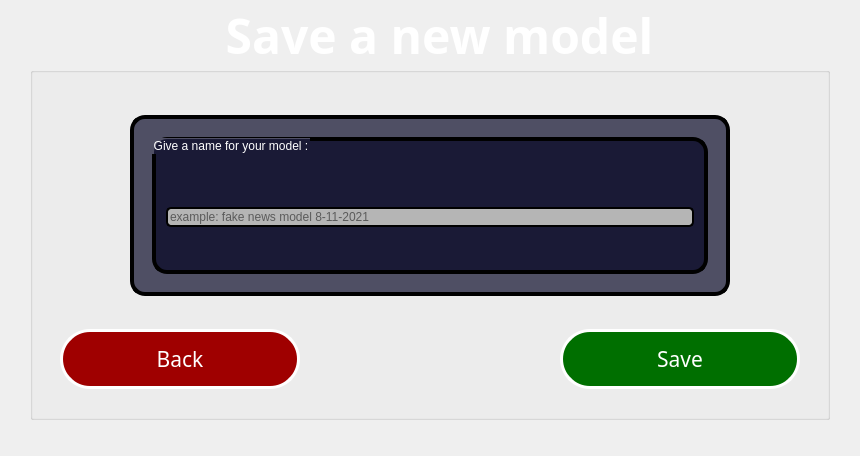
<?xml version="1.0" encoding="UTF-8"?>
<ui version="4.0">
 <class>SaveModelWindow</class>
 <widget class="QMainWindow" name="SaveModelWindow">
  <property name="geometry">
   <rect>
    <x>0</x>
    <y>0</y>
    <width>860</width>
    <height>456</height>
   </rect>
  </property>
  <property name="windowTitle">
   <string>Save Model Window</string>
  </property>
  <widget class="QWidget" name="centralwidget">
   <widget class="QLabel" name="backgroundImg">
    <property name="geometry">
     <rect>
      <x>0</x>
      <y>0</y>
      <width>860</width>
      <height>600</height>
     </rect>
    </property>
    <property name="text">
     <string/>
    </property>
    <property name="pixmap">
     <pixmap>../RESOURCES/background.jpg</pixmap>
    </property>
    <property name="scaledContents">
     <bool>true</bool>
    </property>
   </widget>
   <widget class="QGroupBox" name="groupBox">
    <property name="enabled">
     <bool>true</bool>
    </property>
    <property name="geometry">
     <rect>
      <x>30</x>
      <y>0</y>
      <width>800</width>
      <height>420</height>
     </rect>
    </property>
    <property name="palette">
     <palette>
      <active>
       <colorrole role="WindowText">
        <brush brushstyle="SolidPattern">
         <color alpha="255">
          <red>255</red>
          <green>255</green>
          <blue>255</blue>
         </color>
        </brush>
       </colorrole>
       <colorrole role="Button">
        <brush brushstyle="SolidPattern">
         <color alpha="255">
          <red>0</red>
          <green>0</green>
          <blue>127</blue>
         </color>
        </brush>
       </colorrole>
       <colorrole role="Text">
        <brush brushstyle="SolidPattern">
         <color alpha="255">
          <red>255</red>
          <green>255</green>
          <blue>255</blue>
         </color>
        </brush>
       </colorrole>
       <colorrole role="ButtonText">
        <brush brushstyle="SolidPattern">
         <color alpha="255">
          <red>255</red>
          <green>255</green>
          <blue>255</blue>
         </color>
        </brush>
       </colorrole>
       <colorrole role="Base">
        <brush brushstyle="SolidPattern">
         <color alpha="255">
          <red>255</red>
          <green>255</green>
          <blue>255</blue>
         </color>
        </brush>
       </colorrole>
       <colorrole role="ToolTipText">
        <brush brushstyle="SolidPattern">
         <color alpha="255">
          <red>0</red>
          <green>0</green>
          <blue>0</blue>
         </color>
        </brush>
       </colorrole>
      </active>
      <inactive>
       <colorrole role="WindowText">
        <brush brushstyle="SolidPattern">
         <color alpha="255">
          <red>255</red>
          <green>255</green>
          <blue>255</blue>
         </color>
        </brush>
       </colorrole>
       <colorrole role="Button">
        <brush brushstyle="SolidPattern">
         <color alpha="255">
          <red>0</red>
          <green>0</green>
          <blue>127</blue>
         </color>
        </brush>
       </colorrole>
       <colorrole role="Text">
        <brush brushstyle="SolidPattern">
         <color alpha="255">
          <red>255</red>
          <green>255</green>
          <blue>255</blue>
         </color>
        </brush>
       </colorrole>
       <colorrole role="ButtonText">
        <brush brushstyle="SolidPattern">
         <color alpha="255">
          <red>255</red>
          <green>255</green>
          <blue>255</blue>
         </color>
        </brush>
       </colorrole>
       <colorrole role="Base">
        <brush brushstyle="SolidPattern">
         <color alpha="255">
          <red>255</red>
          <green>255</green>
          <blue>255</blue>
         </color>
        </brush>
       </colorrole>
       <colorrole role="ToolTipText">
        <brush brushstyle="SolidPattern">
         <color alpha="255">
          <red>0</red>
          <green>0</green>
          <blue>0</blue>
         </color>
        </brush>
       </colorrole>
      </inactive>
      <disabled>
       <colorrole role="WindowText">
        <brush brushstyle="SolidPattern">
         <color alpha="255">
          <red>255</red>
          <green>255</green>
          <blue>255</blue>
         </color>
        </brush>
       </colorrole>
       <colorrole role="Button">
        <brush brushstyle="SolidPattern">
         <color alpha="255">
          <red>0</red>
          <green>0</green>
          <blue>127</blue>
         </color>
        </brush>
       </colorrole>
       <colorrole role="Text">
        <brush brushstyle="SolidPattern">
         <color alpha="255">
          <red>255</red>
          <green>255</green>
          <blue>255</blue>
         </color>
        </brush>
       </colorrole>
       <colorrole role="ButtonText">
        <brush brushstyle="SolidPattern">
         <color alpha="255">
          <red>255</red>
          <green>255</green>
          <blue>255</blue>
         </color>
        </brush>
       </colorrole>
       <colorrole role="Base">
        <brush brushstyle="SolidPattern">
         <color alpha="255">
          <red>240</red>
          <green>240</green>
          <blue>240</blue>
         </color>
        </brush>
       </colorrole>
       <colorrole role="ToolTipText">
        <brush brushstyle="SolidPattern">
         <color alpha="255">
          <red>0</red>
          <green>0</green>
          <blue>0</blue>
         </color>
        </brush>
       </colorrole>
      </disabled>
     </palette>
    </property>
    <property name="font">
     <font>
      <family>Sitka Heading</family>
      <pointsize>36</pointsize>
      <weight>75</weight>
      <bold>true</bold>
      <underline>false</underline>
     </font>
    </property>
    <property name="styleSheet">
     <string notr="true">color: rgb(255, 255, 255);</string>
    </property>
    <property name="title">
     <string>Save a new model</string>
    </property>
    <property name="alignment">
     <set>Qt::AlignCenter</set>
    </property>
    <widget class="QPushButton" name="saveBtn">
     <property name="enabled">
      <bool>true</bool>
     </property>
     <property name="geometry">
      <rect>
       <x>530</x>
       <y>329</y>
       <width>240</width>
       <height>60</height>
      </rect>
     </property>
     <property name="font">
      <font>
       <family>Sitka Small</family>
       <pointsize>16</pointsize>
       <weight>9</weight>
       <italic>false</italic>
       <bold>false</bold>
      </font>
     </property>
     <property name="acceptDrops">
      <bool>false</bool>
     </property>
     <property name="autoFillBackground">
      <bool>false</bool>
     </property>
     <property name="styleSheet">
      <string notr="true">background-color: rgb(0, 111, 0);

font: 75 16pt &quot;Sitka Small&quot;;
color: rgb(255, 255, 255);
border-width: 3px;
border-radius: 30px;
border-color: rgb(255, 255, 255);
border-style: solid;

alternate-background-color: rgb(135, 135, 135);</string>
     </property>
     <property name="text">
      <string>Save</string>
     </property>
     <property name="checkable">
      <bool>false</bool>
     </property>
     <property name="autoDefault">
      <bool>false</bool>
     </property>
     <property name="default">
      <bool>false</bool>
     </property>
     <property name="flat">
      <bool>false</bool>
     </property>
    </widget>
    <widget class="QPushButton" name="backBtn">
     <property name="enabled">
      <bool>true</bool>
     </property>
     <property name="geometry">
      <rect>
       <x>30</x>
       <y>329</y>
       <width>240</width>
       <height>60</height>
      </rect>
     </property>
     <property name="font">
      <font>
       <family>Sitka Small</family>
       <pointsize>16</pointsize>
       <weight>9</weight>
       <italic>false</italic>
       <bold>false</bold>
      </font>
     </property>
     <property name="acceptDrops">
      <bool>false</bool>
     </property>
     <property name="autoFillBackground">
      <bool>false</bool>
     </property>
     <property name="styleSheet">
      <string notr="true">
background-color: rgb(159, 0, 0);
font: 75 16pt &quot;Sitka Small&quot;;
color: rgb(255, 255, 255);
border-width: 3px;
border-radius: 30px;
border-color: rgb(255, 255, 255);
border-style: solid;</string>
     </property>
     <property name="text">
      <string>Back</string>
     </property>
     <property name="icon">
      <iconset>
       <normaloff>../RESOURCES/left_arrow_icon.png</normaloff>../RESOURCES/left_arrow_icon.png</iconset>
     </property>
     <property name="iconSize">
      <size>
       <width>24</width>
       <height>24</height>
      </size>
     </property>
     <property name="checkable">
      <bool>false</bool>
     </property>
     <property name="autoDefault">
      <bool>false</bool>
     </property>
     <property name="default">
      <bool>false</bool>
     </property>
     <property name="flat">
      <bool>false</bool>
     </property>
    </widget>
    <widget class="QFrame" name="verticalFrame">
     <property name="geometry">
      <rect>
       <x>100</x>
       <y>115</y>
       <width>600</width>
       <height>181</height>
      </rect>
     </property>
     <property name="font">
      <font>
       <family>Sitka Small</family>
       <pointsize>10</pointsize>
       <weight>50</weight>
       <italic>false</italic>
       <bold>false</bold>
      </font>
     </property>
     <property name="autoFillBackground">
      <bool>false</bool>
     </property>
     <property name="styleSheet">
      <string notr="true">border-width: 4px;
border-radius: 15px;
border-color: rgb(0, 0, 0);
border-style: solid;
font: 10pt &quot;Sitka Small&quot;;
color: rgb(255, 255, 255);
background-color: qlineargradient(spread:pad, x1:0.996, y1:0.0340909, x2:1, y2:0, stop:1 rgba(0, 0, 32, 170));</string>
     </property>
     <layout class="QVBoxLayout" name="verticalLayout">
      <property name="spacing">
       <number>10</number>
      </property>
      <property name="leftMargin">
       <number>18</number>
      </property>
      <property name="topMargin">
       <number>18</number>
      </property>
      <property name="rightMargin">
       <number>18</number>
      </property>
      <property name="bottomMargin">
       <number>18</number>
      </property>
      <item>
       <widget class="QGroupBox" name="horizontalGroupBox">
        <property name="sizePolicy">
         <sizepolicy hsizetype="Preferred" vsizetype="Preferred">
          <horstretch>0</horstretch>
          <verstretch>0</verstretch>
         </sizepolicy>
        </property>
        <property name="minimumSize">
         <size>
          <width>0</width>
          <height>0</height>
         </size>
        </property>
        <property name="styleSheet">
         <string notr="true"/>
        </property>
        <property name="title">
         <string>Give a name for your model :</string>
        </property>
        <layout class="QHBoxLayout" name="horizontalLayout">
         <property name="spacing">
          <number>10</number>
         </property>
         <property name="leftMargin">
          <number>10</number>
         </property>
         <property name="topMargin">
          <number>48</number>
         </property>
         <property name="rightMargin">
          <number>10</number>
         </property>
         <property name="bottomMargin">
          <number>24</number>
         </property>
         <item>
          <widget class="QLineEdit" name="inputName">
           <property name="enabled">
            <bool>true</bool>
           </property>
           <property name="styleSheet">
            <string notr="true">border-width: 2px;
border-radius: 5px;
border-color: rgb(0, 0, 0);
border-style: solid;
background-color: rgb(181, 181, 181);
color: rgb(0, 0, 0);</string>
           </property>
           <property name="placeholderText">
            <string>example: fake news model 8-11-2021</string>
           </property>
          </widget>
         </item>
        </layout>
       </widget>
      </item>
     </layout>
    </widget>
   </widget>
  </widget>
 </widget>
 <resources/>
 <connections/>
</ui>
